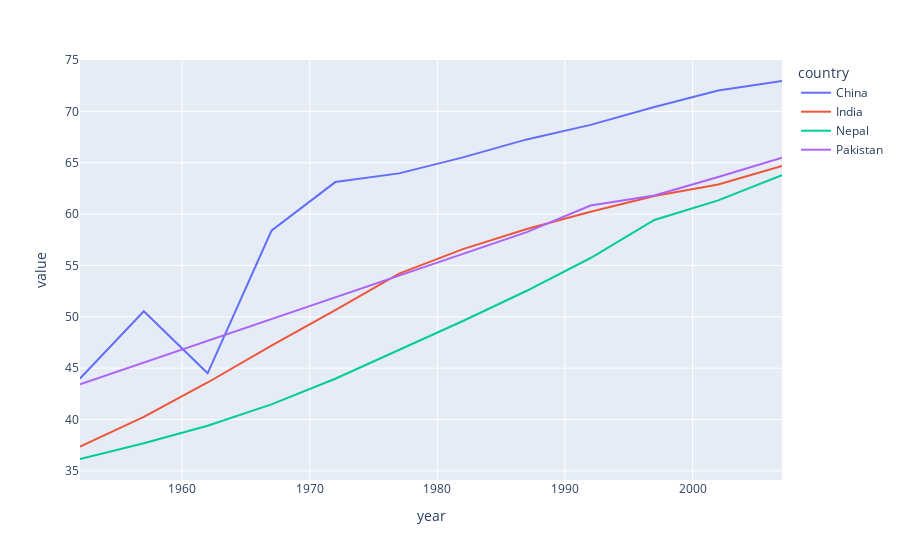

Notebook cell for this chart:
### Code cell
px.line(tempdf,x=tempdf.index,y=tempdf.columns)

### Figure 1 — Plotly figure (JSON) as saved in the notebook; plotly's stock layout.template omitted (floating-point values rounded to 4 significant figures)
{"data": [{"hovertemplate": "country=China<br>year=%{x}<br>value=%{y}<extra></extra>", "legendgroup": "China", "line": {"color": "#636efa", "dash": "solid"}, "marker": {"symbol": "circle"}, "mode": "lines", "name": "China", "orientation": "v", "showlegend": true, "type": "scatter", "x": [1952, 1957, 1962, 1967, 1972, 1977, 1982, 1987, 1992, 1997, 2002, 2007], "xaxis": "x", "y": [44.0, 50.55, 44.5, 58.38, 63.12, 63.97, 65.53, 67.27, 68.69, 70.43, 72.03, 72.96], "yaxis": "y"}, {"hovertemplate": "country=India<br>year=%{x}<br>value=%{y}<extra></extra>", "legendgroup": "India", "line": {"color": "#EF553B", "dash": "solid"}, "marker": {"symbol": "circle"}, "mode": "lines", "name": "India", "orientation": "v", "showlegend": true, "type": "scatter", "x": [1952, 1957, 1962, 1967, 1972, 1977, 1982, 1987, 1992, 1997, 2002, 2007], "xaxis": "x", "y": [37.37, 40.25, 43.6, 47.19, 50.65, 54.21, 56.6, 58.55, 60.22, 61.77, 62.88, 64.7], "yaxis": "y"}, {"hovertemplate": "country=Nepal<br>year=%{x}<br>value=%{y}<extra></extra>", "legendgroup": "Nepal", "line": {"color": "#00cc96", "dash": "solid"}, "marker": {"symbol": "circle"}, "mode": "lines", "name": "Nepal", "orientation": "v", "showlegend": true, "type": "scatter", "x": [1952, 1957, 1962, 1967, 1972, 1977, 1982, 1987, 1992, 1997, 2002, 2007], "xaxis": "x", "y": [36.16, 37.69, 39.39, 41.47, 43.97, 46.75, 49.59, 52.54, 55.73, 59.43, 61.34, 63.78], "yaxis": "y"}, {"hovertemplate": "country=Pakistan<br>year=%{x}<br>value=%{y}<extra></extra>", "legendgroup": "Pakistan", "line": {"color": "#ab63fa", "dash": "solid"}, "marker": {"symbol": "circle"}, "mode": "lines", "name": "Pakistan", "orientation": "v", "showlegend": true, "type": "scatter", "x": [1952, 1957, 1962, 1967, 1972, 1977, 1982, 1987, 1992, 1997, 2002, 2007], "xaxis": "x", "y": [43.44, 45.56, 47.67, 49.8, 51.93, 54.04, 56.16, 58.24, 60.84, 61.82, 63.61, 65.48], "yaxis": "y"}], "layout": {"legend": {"title": {"text": "country"}, "tracegroupgap": 0}, "margin": {"t": 60}, "xaxis": {"anchor": "y", "domain": [0, 1], "title": {"text": "year"}}, "yaxis": {"anchor": "x", "domain": [0, 1], "title": {"text": "value"}}}}
